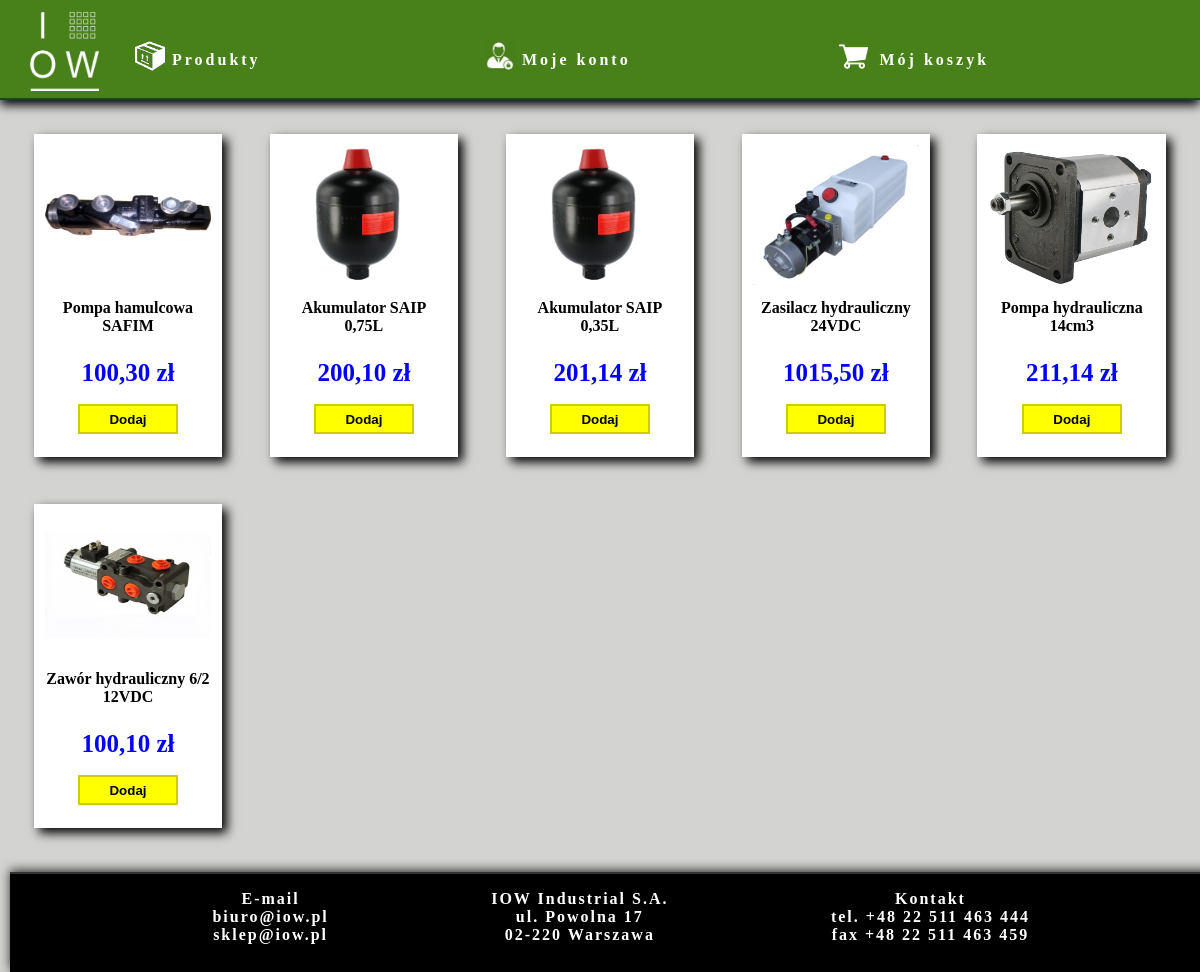
The app's page /produkt.php with its own data.
### tables this page shows
CREATE TABLE IF NOT EXISTS `towar` (
  `id_towar` int(11) NOT NULL AUTO_INCREMENT,
  `zdjecie` text NOT NULL,
  `cena_zl` int(11) NOT NULL,
  `cena_gr` int(11) NOT NULL,
  `opis` text NOT NULL,
  PRIMARY KEY (`id_towar`)
);

### produkt.php (the view, shortened to what this page needs)
<?php
		require_once "connect.php";
	$connection = @new mysqli($host, $db_user, $db_password, $db_name);
	$connection->query('SET NAMES utf8');
?>
<!DOCTYPE HTML>
<html lang="pl">
<head>
	<link rel="stylesheet" href="style.css" type="text/css" />
</head>
<body>
	<div class="container">
		<div class="header">
			<a href="index.php"><img src="picture/logo.png" id="logo"/></a>
			<ul>
				<li><a href="produkt.php"> <img src="picture/product.png" class="Icon" /> Produkty</a></li>
				<li><a href="login.php"> <img src="picture/login.png" class="Icon" /> Moje konto</a></li>
				<li><?php
						if(isset($_SESSION['user']))
							echo "<span id ='witaj'>Witaj ".$_SESSION['user']."! <a href='wyloguj.php' id ='wyloguj'>wyloguj</a><br />
								 <a href='koszyk.php' style='letter-spacing:3px;'> <img src='picture/basket.png' class='Icon'/> Mój koszyk</a></span>";
						else
							echo "<a href='koszyk.php'> <img src='picture/basket.png' class='Icon'/> Mój koszyk</a>"
					?>
				</li>
			</ul>
		</div>
		<div class="content">
			<?php
				$result = $connection->query("SELECT * FROM towar");
				if($result->num_rows >0)
				{
					while ($r = $result->fetch_assoc())
					{
						echo '<div class="produkt">
								<img src="'.$r["zdjecie"].'" class="foto"/>
								<div class="opis_produkt">'.$r["opis"].'</div>
								<div class="cena">'.$r["cena_zl"].','.$r["cena_gr"].' zł</div>
								<form action="koszyk.php" method="post">
									<input type="submit" name="'.$r["id_towar"].'" value="Dodaj" class="btn_dodaj" /><br /><br/>
								</form>
							 </div>';
					}
				}
			?>
		<div class="footer">
			<ul>
				<li>E-mail<br /> biuro@iow.pl<br /> sklep@iow.pl</li>
				<li>IOW Industrial S.A.<br /> ul. Powolna 17 <br/> 02-220 Warszawa</li>
				<li>Kontakt<br /> tel. +48 22 511 463 444<br /> fax +48 22 511 463 459</li>
			</ul>
		</div>
	</div>
</body>
</html>

### style.css (style rules this page uses)
html, body { margin: 0px; padding: 0px; height: 100%; background: #D3D4D2; }
.container { min-height: 100%; position: relative; }
.header { box-shadow: 0px 5px 10px; padding-top: 1px; background: #48801A; height: 97px; border-bottom: 2px solid #155000; }
.content { position:relative; padding: 10px; padding-bottom: 120px; }
.footer { box-shadow: 0px -2px 10px #333333; position: absolute; bottom: 0; width: 100%; height: 98px; background: #000000; border-top: 2px solid #333333; }
#logo { line-height: 99px; height: 80px; padding: 10px; padding-left: 30px; float: left; }
.header ul { position: absolute; right: 20px; margin: 0px; top: 35px; }
.header li { list-style: none; margin: 0; width: 350px; letter-spacing: 3px; float: left; }
ul a:link, ul a:visited { text-decoration: none; color: #FFFFFF; font-weight: bold; padding: 5px; }
.Icon { position: relative; top: 6px; height: 30px; }
.footer ul { position: relative; }
.footer ul li { list-style: none; letter-spacing: 2px; color: white; font-weight: bold; float: left; padding-left: 14%; text-align: center; }
a:link, a:visited { color: #000000; }
.produkt { float: left; padding:1%; width: 14%; height: 300px; margin: 2% 2% 2% 2%; box-shadow: 5px 5px 10px; background-color: #FFFFFF; text-align: center; }
.opis_produkt { font-weight: bold; margin-top:10px; height: 50px; }
.cena { font-weight: bold; margin-top:10px; height: 45px; color: blue; font-size: 25px; }
.foto { width:100%; height:140px; }
.btn_dodaj { position: relative; height: 30px; width: 100px; background-color: #FFFF00; border: 2px solid #CCCC00; font-weight: bold; }

### records on screen
towar: zdjecie (picture), opis "Pompa hamulcowa SAFIM", cena_zl "100", cena_gr "30"
towar: zdjecie (picture), opis "Akumulator SAIP 0,75L", cena_zl "200", cena_gr "10"
towar: zdjecie (picture), opis "Akumulator SAIP 0,35L", cena_zl "201", cena_gr "14"
towar: zdjecie (picture), opis "Zasilacz hydrauliczny 24VDC", cena_zl "1015", cena_gr "50"
towar: zdjecie (picture), opis "Pompa hydrauliczna 14cm3", cena_zl "211", cena_gr "14"
towar: zdjecie (picture), opis "Zawór hydrauliczny 6/2 12VDC", cena_zl "100", cena_gr "10"
